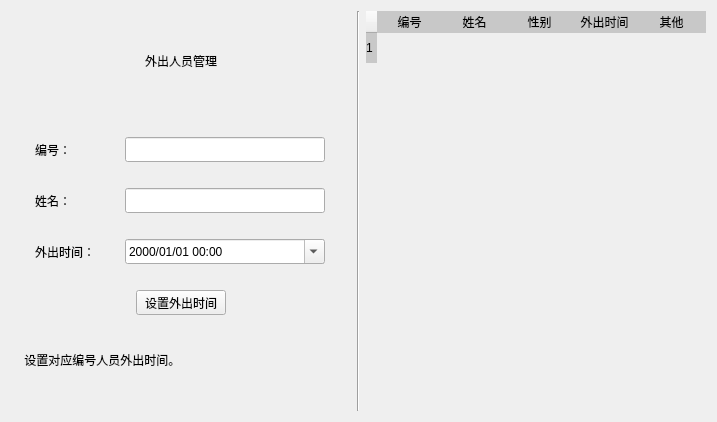
     <widget class="QWidget" name="leave">
      <attribute name="title">
       <string>外出请假</string>
      </attribute>
      <layout class="QGridLayout" name="gridLayout_4">
       <item row="0" column="0">
        <layout class="QHBoxLayout" name="horizontalLayout_16">
         <item>
          <layout class="QVBoxLayout" name="verticalLayout_6">
           <item>
            <widget class="QLabel" name="label_11">
             <property name="minimumSize">
              <size>
               <width>340</width>
               <height>100</height>
              </size>
             </property>
             <property name="styleSheet">
              <string notr="true">background-color:rgba(0,0,0,0);border-color:rgba(0,0,0,255);color: rgba(0, 0, 0,254);border-style:none;border-width:0px;border-radius:8px;font:25px &quot;方正小标宋简体&quot;;font-style:normal;font-weight: lighter;text-decoration:blink;</string>
             </property>
             <property name="text">
              <string>&lt;html&gt;&lt;head/&gt;&lt;body&gt;&lt;p align=&quot;center&quot;&gt;外出人员管理&lt;/p&gt;&lt;/body&gt;&lt;/html&gt;</string>
             </property>
            </widget>
           </item>
           <item>
            <spacer name="verticalSpacer_13">
             <property name="orientation">
              <enum>Qt::Vertical</enum>
             </property>
             <property name="sizeType">
              <enum>QSizePolicy::Fixed</enum>
             </property>
             <property name="sizeHint" stdset="0">
              <size>
               <width>20</width>
               <height>20</height>
              </size>
             </property>
            </spacer>
           </item>
           <item>
            <layout class="QVBoxLayout" name="verticalLayout_7">
             <item>
              <layout class="QHBoxLayout" name="horizontalLayout_18">
               <item>
                <widget class="QLabel" name="num1_3">
                 <property name="minimumSize">
                  <size>
                   <width>60</width>
                   <height>25</height>
                  </size>
                 </property>
                 <property name="maximumSize">
                  <size>
                   <width>60</width>
                   <height>25</height>
                  </size>
                 </property>
                 <property name="text">
                  <string>编号：</string>
                 </property>
                </widget>
               </item>
               <item>
                <widget class="QLineEdit" name="num_3">
                 <property name="minimumSize">
                  <size>
                   <width>200</width>
                   <height>25</height>
                  </size>
                 </property>
                 <property name="maximumSize">
                  <size>
                   <width>200</width>
                   <height>25</height>
                  </size>
                 </property>
                </widget>
               </item>
              </layout>
             </item>
             <item>
              <spacer name="verticalSpacer_14">
               <property name="orientation">
                <enum>Qt::Vertical</enum>
               </property>
               <property name="sizeHint" stdset="0">
                <size>
                 <width>20</width>
                 <height>20</height>
                </size>
               </property>
              </spacer>
             </item>
             <item>
              <layout class="QHBoxLayout" name="horizontalLayout_19">
               <item>
                <widget class="QLabel" name="name1_3">
                 <property name="minimumSize">
                  <size>
                   <width>60</width>
                   <height>25</height>
                  </size>
                 </property>
                 <property name="maximumSize">
                  <size>
                   <width>60</width>
                   <height>25</height>
                  </size>
                 </property>
                 <property name="text">
                  <string>姓名：</string>
                 </property>
                </widget>
               </item>
               <item>
                <widget class="QLineEdit" name="name_3">
                 <property name="minimumSize">
                  <size>
                   <width>200</width>
                   <height>25</height>
                  </size>
                 </property>
                 <property name="maximumSize">
                  <size>
                   <width>200</width>
                   <height>25</height>
                  </size>
                 </property>
                </widget>
               </item>
              </layout>
             </item>
             <item>
              <layout class="QHBoxLayout" name="horizontalLayout_20"/>
             </item>
             <item>
              <spacer name="verticalSpacer_16">
               <property name="orientation">
                <enum>Qt::Vertical</enum>
               </property>
               <property name="sizeHint" stdset="0">
                <size>
                 <width>20</width>
                 <height>20</height>
                </size>
               </property>
              </spacer>
             </item>
             <item>
              <layout class="QHBoxLayout" name="horizontalLayout_21">
               <item>
                <widget class="QLabel" name="other1_3">
                 <property name="minimumSize">
                  <size>
                   <width>60</width>
                   <height>25</height>
                  </size>
                 </property>
                 <property name="maximumSize">
                  <size>
                   <width>60</width>
                   <height>25</height>
                  </size>
                 </property>
                 <property name="text">
                  <string>外出时间：</string>
                 </property>
                </widget>
               </item>
               <item>
                <widget class="QDateTimeEdit" name="dateTimeEdit">
                 <property name="minimumSize">
                  <size>
                   <width>200</width>
                   <height>25</height>
                  </size>
                 </property>
                 <property name="maximumSize">
                  <size>
                   <width>200</width>
                   <height>25</height>
                  </size>
                 </property>
                 <property name="showGroupSeparator" stdset="0">
                  <bool>false</bool>
                 </property>
                 <property name="currentSection">
                  <enum>QDateTimeEdit::YearSection</enum>
                 </property>
                 <property name="displayFormat">
                  <string>yyyy/MM/dd HH:mm</string>
                 </property>
                 <property name="calendarPopup">
                  <bool>true</bool>
                 </property>
                </widget>
               </item>
              </layout>
             </item>
            </layout>
           </item>
           <item>
            <spacer name="verticalSpacer_17">
             <property name="orientation">
              <enum>Qt::Vertical</enum>
             </property>
             <property name="sizeType">
              <enum>QSizePolicy::Fixed</enum>
             </property>
             <property name="sizeHint" stdset="0">
              <size>
               <width>20</width>
               <height>20</height>
              </size>
             </property>
            </spacer>
           </item>
           <item>
            <layout class="QHBoxLayout" name="horizontalLayout_22">
             <item>
              <widget class="QPushButton" name="confire">
               <property name="minimumSize">
                <size>
                 <width>80</width>
                 <height>25</height>
                </size>
               </property>
               <property name="maximumSize">
                <size>
                 <width>90</width>
                 <height>25</height>
                </size>
               </property>
               <property name="text">
                <string>设置外出时间</string>
               </property>
              </widget>
             </item>
            </layout>
           </item>
           <item>
            <spacer name="verticalSpacer_15">
             <property name="orientation">
              <enum>Qt::Vertical</enum>
             </property>
             <property name="sizeType">
              <enum>QSizePolicy::Fixed</enum>
             </property>
             <property name="sizeHint" stdset="0">
              <size>
               <width>20</width>
               <height>30</height>
              </size>
             </property>
            </spacer>
           </item>
           <item>
            <widget class="QLabel" name="xiu_4">
             <property name="text">
              <string>    设置对应编号人员外出时间。</string>
             </property>
            </widget>
           </item>
           <item>
            <spacer name="verticalSpacer_18">
             <property name="orientation">
              <enum>Qt::Vertical</enum>
             </property>
             <property name="sizeHint" stdset="0">
              <size>
               <width>20</width>
               <height>20</height>
              </size>
             </property>
            </spacer>
           </item>
          </layout>
         </item>
         <item>
          <widget class="Line" name="line_3">
           <property name="orientation">
            <enum>Qt::Vertical</enum>
           </property>
          </widget>
         </item>
         <item>
          <widget class="QTableWidget" name="tableWidget_2">
           <property name="minimumSize">
            <size>
             <width>340</width>
             <height>400</height>
            </size>
           </property>
           <property name="styleSheet">
            <string notr="true">QTableWidget{background-color:rgba(0,0,0,0);border-color:rgba(0,0,0,0);color: rgba(0, 0, 0,255);border-style:none;border-width:1px;border-radius:0px;alternate-background-color:rgba(0,0,0,32);gridline-color:rgba(0,6,0,0);font:19px &quot;宋体&quot;;}QHeaderView::section{border-style:none;border-width:1px;border-radius:0px;background-color:rgba(0,0,0,42);border-color:rgba(0,0,0,255);}</string>
           </property>
           <attribute name="horizontalHeaderMinimumSectionSize">
            <number>50</number>
           </attribute>
           <attribute name="horizontalHeaderDefaultSectionSize">
            <number>65</number>
           </attribute>
           <attribute name="horizontalHeaderShowSortIndicator" stdset="0">
            <bool>true</bool>
           </attribute>
           <attribute name="horizontalHeaderStretchLastSection">
            <bool>true</bool>
           </attribute>
           <attribute name="verticalHeaderMinimumSectionSize">
            <number>20</number>
           </attribute>
           <row>
            <property name="text">
             <string>1</string>
            </property>
           </row>
           <column>
            <property name="text">
             <string>编号</string>
            </property>
           </column>
           <column>
            <property name="text">
             <string>姓名</string>
            </property>
           </column>
           <column>
            <property name="text">
             <string>性别</string>
            </property>
           </column>
           <column>
            <property name="text">
             <string>外出时间</string>
            </property>
           </column>
           <column>
            <property name="text">
             <string>其他</string>
            </property>
           </column>
          </widget>
         </item>
        </layout>
       </item>
      </layout>
     </widget>
